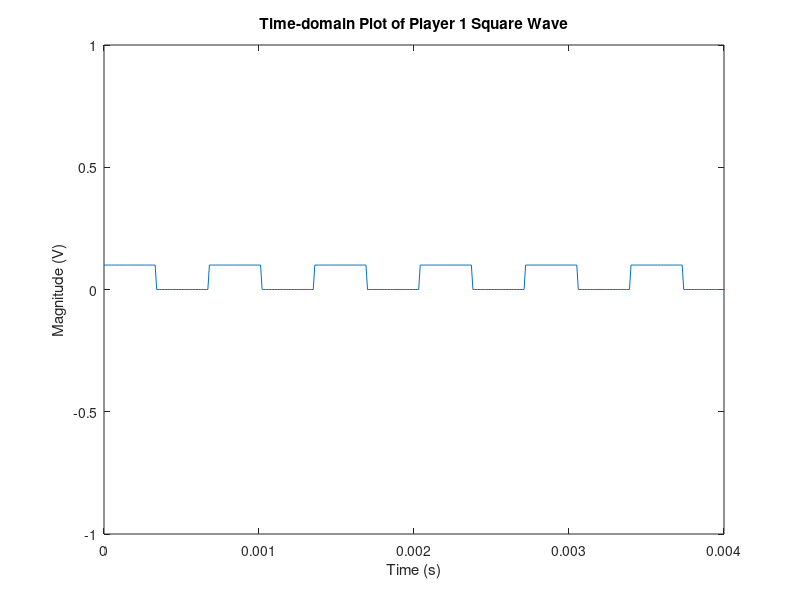
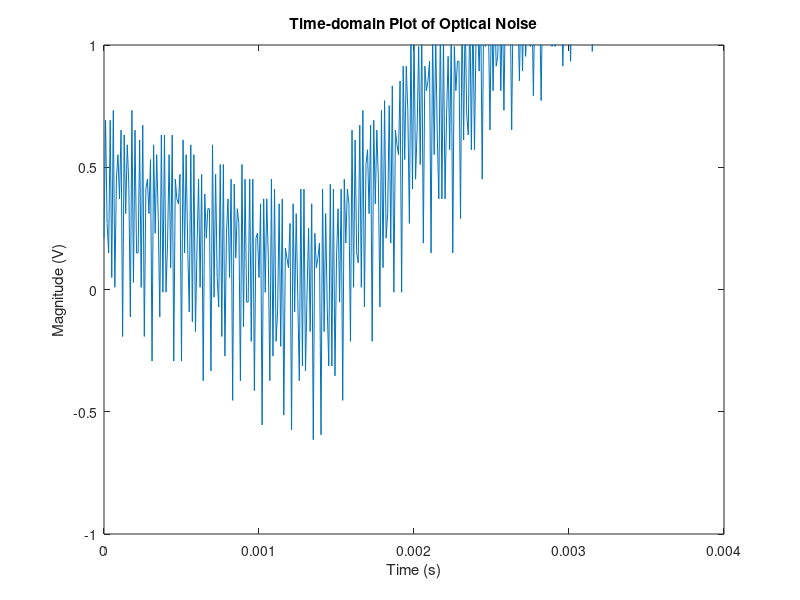
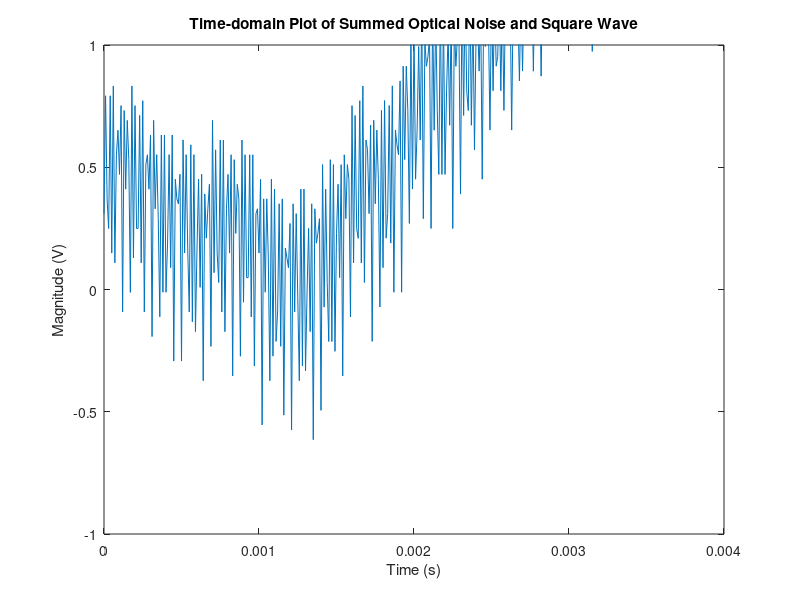
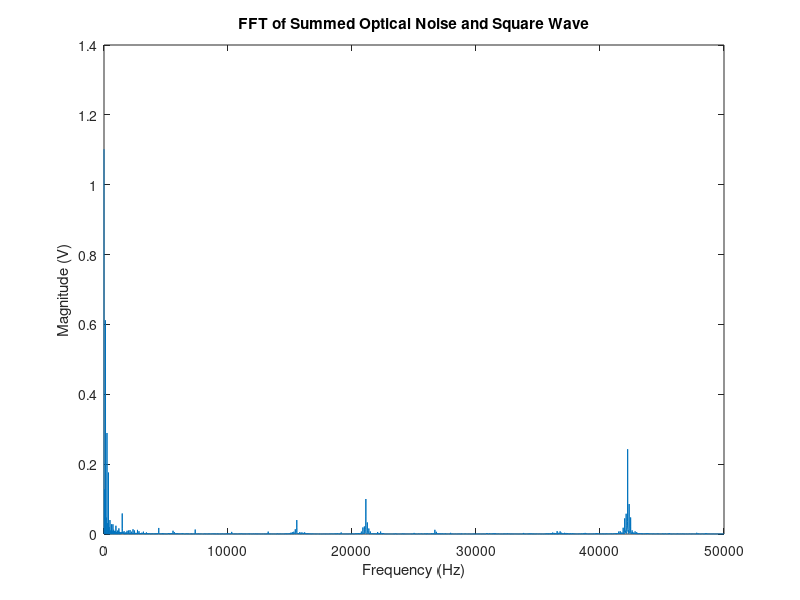

These figures' MATLAB source, in order:
clc, clear, close all;

%Load in optical noise
load('light.mat') 

%we only want 200ms of data or 200e-3*100e3 = 20000 samples
t=linspace(0,.2,20000)';
y=y(1:20000);

%create the square wave signal
freq=1471;
y1=0.1*(0.5+0.5*square(2*pi*freq*t));

%Add square wave to the noise
y2=y+y1;

figure;
plot(t,y1);
title("Time-domain Plot of Player 1 Square Wave");
xlabel("Time (s)")
ylabel("Magnitude (V)")
xlim([0 0.004])
ylim([-1 1])

figure;
plot(t,y);
title("Time-domain Plot of Optical Noise");
xlabel("Time (s)")
ylabel("Magnitude (V)")
xlim([0 0.004])
ylim([-1 1])

figure;
plot(t,y2);
title("Time-domain Plot of Summed Optical Noise and Square Wave");
xlabel("Time (s)")
ylabel("Magnitude (V)")
xlim([0 0.004])
ylim([-1 1])

Fs = 100e3;
figure;
Y=fft(y2);
L=length(Y);            %the total length of our fft
Y1=Y(1:L/2);            %we take the first half of the vector
f=linspace(0,Fs/2,L/2); %we create the frequency vector
Y2=Y1/(L/2);
plot(f,abs(Y2));
xlim([0 50000]);
xlabel("Frequency (Hz)")
ylabel("Magnitude (V)")
title("FFT of Summed Optical Noise and Square Wave")

figure;
N = 81;
L = (N-1)/2;
n = (-L:L);
Fcorner = 5000;
h_rect_FIR = 2*Fcorner/Fs*sinc(n*2*Fcorner/Fs);
hideal = transpose(h_rect_FIR);
h3 = blackmanharris(N).*hideal; 
F = 0:Fs/1000:Fs/2;
H3 = freqz(h3,1,F,Fs); % DFT of h3
plot(F,abs(H3));
xlabel("Frequency (Hz)");
ylabel("Magnitude (V)");
title("N=81 Filter");

y3 = filter(h3,1,y2);
y4 = y3(1:10:length(y3));

figure;
Y=fft(y4);
L=length(Y);            %the total length of our fft
Y1=Y(1:L/2);            %we take the first half of the vector
f=linspace(0,Fs/2,L/2); %we create the frequency vector
Y2=Y1/(L/2);
plot(f,abs(Y2));
xlim([0 50000]);
xlabel("Frequency (Hz)")
ylabel("Magnitude (V)")
title("FFT of Filtered and Down-sampled Signal")

figure;
Fs = 10000;
A = importdata("a1.txt");
B = importdata("b1.txt"); 
y5 = filter(B(:,1),A(:,1),y4);

Y=fft(y5);
L=length(Y);            %the total length of our fft
Y1=Y(1:L/2);            %we take the first half of the vector
f=linspace(0,Fs/2,L/2); %we create the frequency vector
Y2=Y1/(L/2);
plot(f,abs(Y2));
xlim([0 50000]);
xlabel("Frequency (Hz)") 
ylabel("Magnitude (V)") 
title("Signal filtered by player 1 filter");

figure;
z = filter(B(:,2),A(:,2),y4);
Y=fft(z);
L=length(Y);            %the total length of our fft
Y1=Y(1:L/2);            %we take the first half of the vector
f=linspace(0,Fs/2,L/2); %we create the frequency vector
Y2=Y1/(L/2);
plot(f,abs(Y2));
xlim([0 50000]);
ylim([0 0.06]);
xlabel("Frequency (Hz)") 
ylabel("Magnitude (V)") 
title("Signal filtered by player 2 filter");

E = [0, 0, 0, 0, 0, 0, 0, 0, 0, 0];
 
for i = 1:10 
    K = filter(B(:,i), A(:,i), y4); 
    Ex = sum(abs(K).^2); 
    E(i) = Ex; 
end 
figure; 
bar(E) 
title("Signal Energy through all 10 Player Filters");
xlabel('Player'); 
ylabel('Magnitude'); 
 


